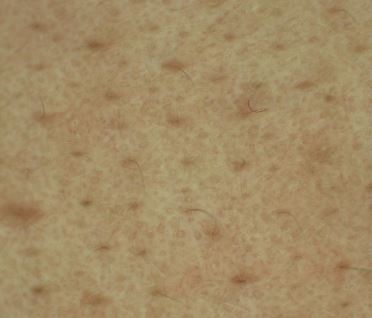
%> input picture color2.JPG, 372 x 318 px
$ octave porealgorithms.m   (GNU Octave 9; MATLAB toolbox functions it lacks are replaced by stand-ins)
%> lines starting %> are read from the running program, lines starting %| are printed output that depends on the picture; in (x1, y1, x2, y2) boxes, pixels count from 0 and x2, y2 are one past the last pixel; in counts of white or black regions, pixels touching at a corner belong together; the program's own positions count from 1
clc
close all
clear all
RGB=imread('color2.jpg');
%> RGB is the input picture: size 318x372x3 uint8; mean R, G, B 163.1, 139.9, 100.4

 RGB=imresize(RGB,[512 512]);
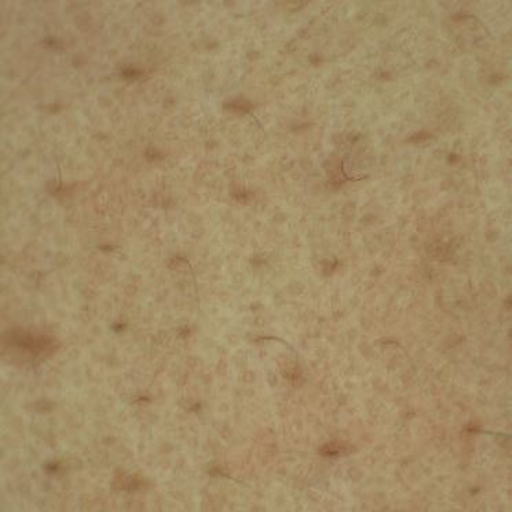
%> RGB: size 512x512x3 uint8; mean R, G, B 163.1, 139.9, 100.4
  figure
  imshow(RGB)
% I=rgb2gray(RGB); % convert the image to grey
% YCbCr = rgb2ycbcr(RGB); %convert the image to YCbCr
I = RGB(:,:,3);
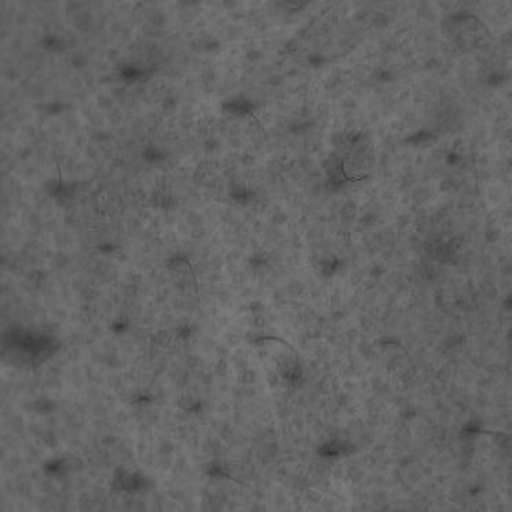
%> I: size 512x512 uint8; min 49, max 127, mean 100.4
figure
imshow(I)
I = adapthisteq(I);
figure
imshow(I)
axis on
% [4 lines of commented-out code are left out]
BW = I<90;
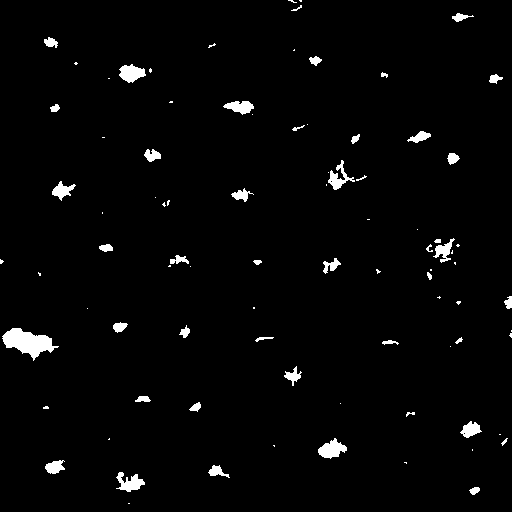
%> BW: size 512x512 logical; 2.3% white; 87 white regions (43 under 20 px), largest, box (x1, y1, x2, y2) and area: (2, 328, 59, 361) 943, (318, 438, 347, 459) 351, (119, 64, 146, 83) 331
figure
imshow(BW)


BW2 = bwmorph(BW,'majority',Inf);
%> BW2: size 512x512 logical; 2% white; 38 white regions (2 under 20 px)
%  BW2 = bwpropfilt(BW,'Perimeter',15);
figure
imshow(BW2)
L = bwlabel(BW2);
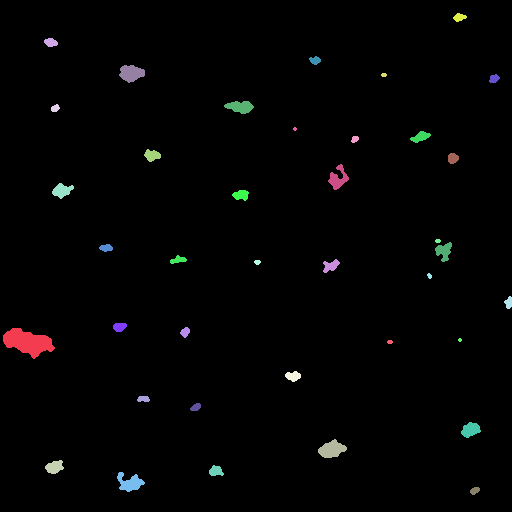
%> L: size 512x512 double; 39 distinct labels, from 0 to 38; one colour per label, 0 black
% figure
% imshow(L,[])
coloredLabels = label2rgb (L, 'hsv', 'k', 'shuffle');
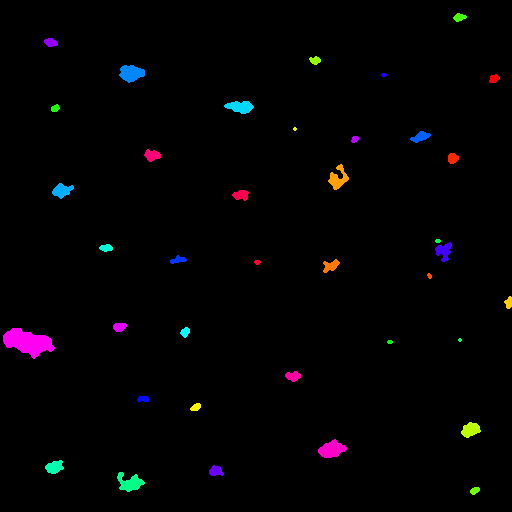
%> coloredLabels: size 512x512x3 uint8; mean R, G, B 2.9, 2.1, 3.3
figure
imshow(coloredLabels)
blobMeasurements = regionprops(L, I, 'all');
%> blobMeasurements = 38 regions; largest, box (x1, y1, x2, y2), Area, Centroid, MajorAxisLength, MinorAxisLength and Eccentricity: (3, 328, 55, 359) 931 [28.4 342.7] 53.48 23.38 0.899, (318, 439, 347, 458) 346 [332.4 450] 27.82 16.34 0.809, (119, 65, 145, 83) 324 [131.9 73.8] 25.72 16.66 0.762
numberOfBlobs = size(blobMeasurements, 1);
%> numberOfBlobs = 38
figure
imshow(I);
title('Outlines, from bwboundaries()', 'FontSize', 12);
axis image; % Make sure image is not artificially stretched because of screen's aspect ratio.
hold on;
boundaries = bwboundaries(BW2,'noholes');
%> boundaries = 38 boundaries; largest, box (x1, y1, x2, y2) and points: (3, 328, 55, 359) 120, (117, 472, 145, 492) 80, (328, 164, 349, 190) 78, (318, 439, 347, 458) 64, (119, 65, 145, 83) 62
numberOfBoundaries = size(boundaries,1);
%> numberOfBoundaries = 38
for k = 1 : numberOfBoundaries
	thisBoundary = boundaries{k};
	plot(thisBoundary(:,2), thisBoundary(:,1), 'b', 'LineWidth', 1);
end
%> this loop made 38 passes
hold off;
blobECD = zeros(1, numberOfBlobs);
% Print header line in the command window.
fprintf(1,'Blob #      Mean Intensity  Area   Perimeter    Centroid       Diameter circularity\n');
% Loop over all blobs printing their measurements to the command window.
for k = 1 : numberOfBlobs           % Loop through all blobs.
	% Find the mean of each blob.  (R2008a has a better way where you can pass the original image
	% directly into regionprops.  The way below works for all versions including earlier versions.)
	thisBlobsPixels = blobMeasurements(k).PixelIdxList;  % Get list of pixels in current blob.
	meanGL = mean(I(thisBlobsPixels)); % Find mean intensity (in original image!)
%  	mean = blobMeasurements(k).MeanIntensity; % Mean again, but only for version >= R2008a
	blobArea = blobMeasurements(k).Area;		% Get area.
	blobPerimeter = blobMeasurements(k).Perimeter;		% Get perimeter.
    perim(k)=blobPerimeter;
	blobCentroid = blobMeasurements(k).Centroid;		% Get centroid one at a time
	blobECD(k) = sqrt(4 * blobArea / pi);					% Compute ECD - Equivalent Circular Diameter.

    circularity(k)=(blobMeasurements(k).Perimeter^2)/(4*pi*blobMeasurements(k).Area); %Get circularity

%     if circularity(k)<2
	fprintf(1,'#%2d %17.1f %11.1f %8.1f %8.1f %8.1f % 8.1f % 8.1f\n', k, meanGL, blobArea, blobPerimeter, blobCentroid, blobECD(k),circularity(k));
	% Put the "blob number" labels on the "boundaries" grayscale image.
	text(blobCentroid(1) + (2), blobCentroid(2), num2str(k), 'FontSize', 8, 'FontWeight', 'Bold');

end
%> this loop made 38 passes
%> (meanGL, blobArea, blobPerimeter, blobCentroid) on passes 1 to 12: (63.79, 931, 132.9, [28.36 342.7]), (72.8, 93, 33.24, [51.41 43.03]), (61.74, 182, 50.01, [55.14 467.6]), (78.44, 52, 23.14, [55.85 108.8]), (75.96, 204, 56.97, [62.7 191.2]), (70.51, 80, 31.65, [106.8 248.5]), (60.98, 101, 34.34, [120.2 327.6]), (71.69, 309, 88.14, [130.6 483.3]), (60.28, 324, 68.01, [131.9 73.81]), (63.08, 65, 29.39, [144 399.5]), (73.77, 143, 43.95, [152.8 155.9]), (77.11, 87, 38.75, [178.8 260.4])
%| # 1              63.8       931.0    132.9     28.4    342.7     34.4      1.5
%| # 2              72.8        93.0     33.2     51.4     43.0     10.9      0.9
%| # 3              61.7       182.0     50.0     55.1    467.6     15.2      1.1
%| # 4              78.4        52.0     23.1     55.8    108.8      8.1      0.8
%| # 5              76.0       204.0     57.0     62.7    191.2     16.1      1.3
%| # 6              70.5        80.0     31.7    106.8    248.5     10.1      1.0
%| # 7              61.0       101.0     34.3    120.2    327.6     11.3      0.9
%| # 8              71.7       309.0     88.1    130.6    483.3     19.8      2.0
%> (further printed lines are left out)
%> after the loop, blobECD = 38 values, max 34.43 at index 1, min 3.91 at index 20, mean 11.87; circularity = 38 values, max 2.47 at index 24, min 0.515 at index 20, mean 1.06; perim = 38 values, max 132.9 at index 1, min 8.82 at index 20, mean 40.3
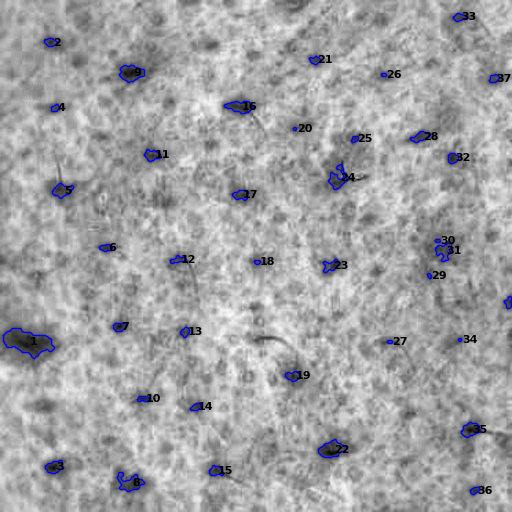
%> figure redrawn from the program's plot data; its title reads 'Outlines, from bwboundaries()'


blobMeasurements = regionprops(L,I,'all');
numberOfBlobs = size(blobMeasurements, 1);
figure
imshow(I);
title('Outlines, from bwboundaries()', 'FontSize', 10);
axis image; % Make sure image is not artificially stretched because of screen's aspect ratio.
hold on;
boundaries = bwboundaries(BW2,'noholes');
numberOfBoundaries = size(boundaries,1);
for i=1:numberOfBoundaries
    if perim(i)<116  %&& blobPerimeter<160
      thisBoundary = boundaries{i};
      plot(thisBoundary(:,2), thisBoundary(:,1), 'r', 'LineWidth', 1);
    end
end
%> after the loop, thisBoundary = 29 rows, first 12: [302 505; 301 506; 301 507; 300 508; 299 509; 298 509; 297 510; 297 511; 298 512; 299 512; 300 512; 301 512]
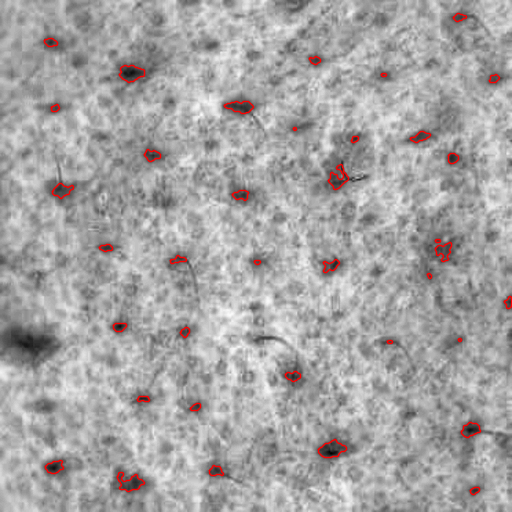
%> figure redrawn from the program's plot data; its title reads 'Outlines, from bwboundaries()'
hold off;
%-----------------------------------------------------------------------

$ run again, with color1.jpg copied over color2.JPG
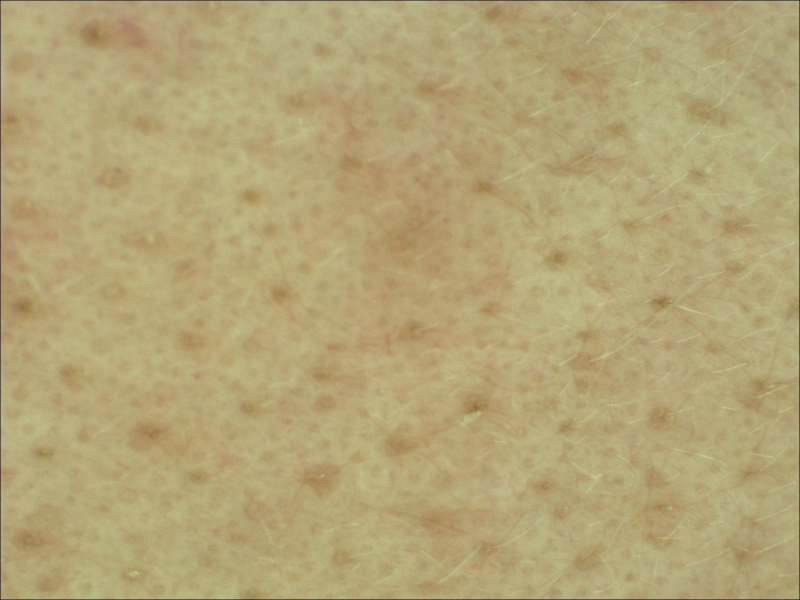
%> input picture color1.jpg, 1600 x 1200 px (shown at 1/2 size)
%> RGB is the input picture: size 1200x1600x3 uint8; mean R, G, B 180.4, 165.2, 117.6
%> RGB: size 512x512x3 uint8
%> BW: size 512x512 logical; 2.2% white; 200 white regions (145 under 20 px), largest, box (x1, y1, x2, y2) and area: (0, 503, 512, 512) 560, (0, 0, 512, 3) 529, (247, 186, 273, 214) 273
%> BW2: size 512x512 logical; 1.3% white; 49 white regions (5 under 20 px)
%> L: size 512x512 double; 50 distinct labels, from 0 to 49
%> blobMeasurements = 49 regions; largest, box (x1, y1, x2, y2), Area, Centroid, MajorAxisLength, MinorAxisLength and Eccentricity: (249, 188, 272, 214) 263 [260.4 202.5] 31.65 15.43 0.873, (52, 21, 70, 39) 217 [60.9 30.8] 19.52 14.62 0.662, (7, 254, 22, 270) 186 [15.4 262.8] 15.88 15.04 0.321
%> numberOfBlobs = 49
%> boundaries = 49 boundaries; largest, box (x1, y1, x2, y2) and points: (249, 188, 272, 214) 78, (52, 21, 70, 39) 46, (194, 403, 212, 417) 45, (297, 339, 313, 353) 43, (7, 254, 22, 270) 42
%> numberOfBoundaries = 49
%> the loop `for k = 1 : numberOfBoundaries` made 49 passes
%> the loop `for k = 1 : numberOfBlobs` made 49 passes
%> (meanGL, blobArea, blobPerimeter, blobCentroid) on passes 1, 2, 3, 4, 6, 7, 9, 10: (72.73, 66, 26.13, [7.65 103.3]), (65.2, 186, 45.6, [15.42 262.8]), (70.69, 156, 43.82, [20.47 461.8]), (72.52, 52, 24.61, [29.12 387.6]), (76.68, 41, 19.47, [45 318.8]), (66.89, 217, 52.26, [60.91 30.85]), (70.24, 165, 45.72, [96.78 369.7]), (82.22, 64, 27.24, [121.8 291.8])
%> (printed output is left out)
%> after the loop `for k = 1 : numberOfBlobs`: blobECD = 49 values, max 18.3 at index 22, min 3.91 at index 5, mean 8.86; circularity = 49 values, max 2.26 at index 22, min 0.515 at index 5, mean 0.87; perim = 49 values, max 86.37 at index 22, min 8.82 at index 5, mean 26.8
%> after the loop `for k = 1 : numberOfBlobs`:
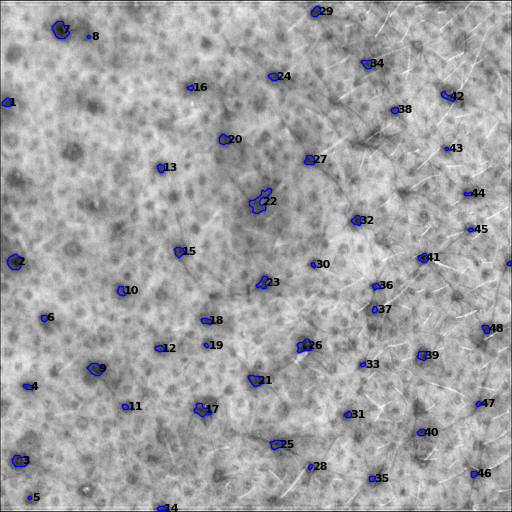
%> figure redrawn from the program's plot data; its title reads 'Outlines, from bwboundaries()'
%> the loop `for i=1:numberOfBoundaries` made 49 passes
%> after the loop `for i=1:numberOfBoundaries`: thisBoundary = [264 508; 263 509; 262 510; 262 511; 263 512; 264 512; 265 512; 266 511; 266 510; 266 509; 265 508; 264 508]
%> after the loop `for i=1:numberOfBoundaries`:
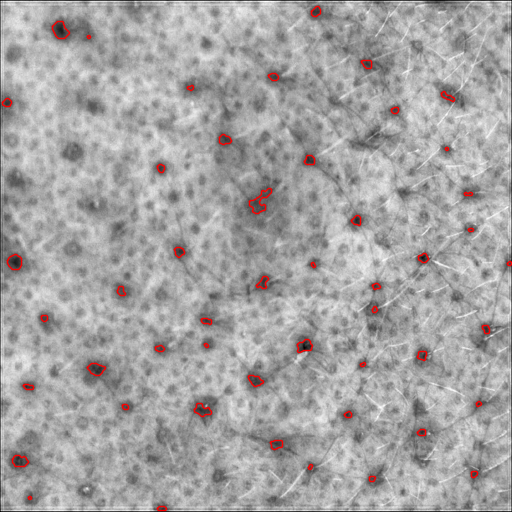
%> figure redrawn from the program's plot data; its title reads 'Outlines, from bwboundaries()'

$ run again, with color.jpg copied over color2.JPG
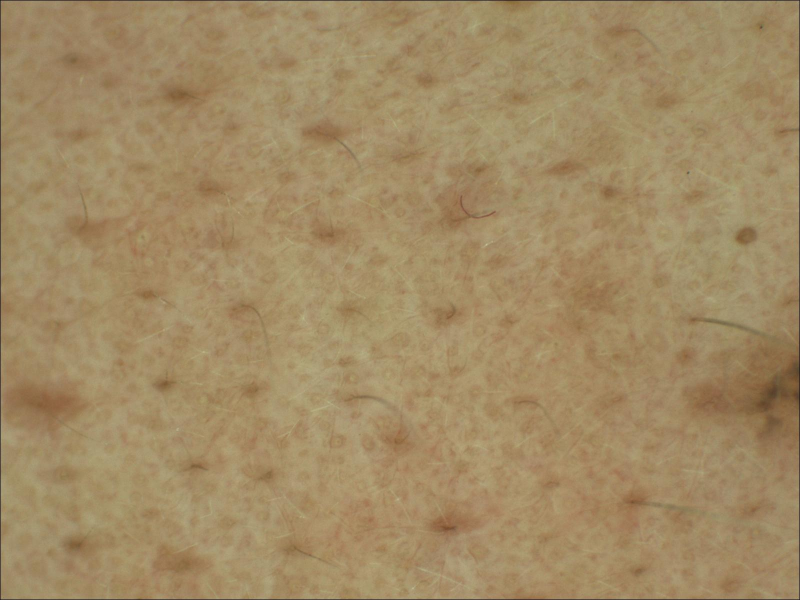
%> input picture color.jpg, 1600 x 1200 px (shown at 1/2 size)
%> RGB is the input picture: size 1200x1600x3 uint8; mean R, G, B 161.6, 138.6, 99.9
%> RGB: size 512x512x3 uint8
%> BW: size 512x512 logical; 4% white; 259 white regions (197 under 20 px), largest, box (x1, y1, x2, y2) and area: (465, 269, 512, 389) 2255, (7, 327, 54, 363) 796, (0, 0, 512, 10) 605
%> BW2: size 512x512 logical; 3% white; 50 white regions (3 under 20 px)
%> L: size 512x512 double; 51 distinct labels, from 0 to 50
%> blobMeasurements = 50 regions; largest, box (x1, y1, x2, y2), Area, Centroid, MajorAxisLength, MinorAxisLength and Eccentricity: (466, 294, 512, 373) 2261 [494.3 332.5] 75.47 41.77 0.833, (7, 329, 52, 360) 782 [29.4 343.5] 46.55 22.52 0.875, (443, 329, 467, 351) 347 [455.2 341.5] 23.96 20.88 0.49
%> numberOfBlobs = 50
%> boundaries = 50 boundaries; largest, box (x1, y1, x2, y2) and points: (466, 294, 512, 373) 244, (7, 329, 52, 360) 107, (443, 329, 467, 351) 70, (283, 169, 302, 194) 68, (367, 242, 389, 265) 67
%> numberOfBoundaries = 50
%> the loop `for k = 1 : numberOfBoundaries` made 50 passes
%> the loop `for k = 1 : numberOfBlobs` made 50 passes
%> (meanGL, blobArea, blobPerimeter, blobCentroid) on passes 1, 2, 3, 4, 5, 6, 8, 9: (65.3, 782, 120.6, [29.37 343.5]), (74.59, 61, 26.02, [47.15 51.98]), (84.44, 25, 14.81, [44.68 406.6]), (66.55, 159, 44.38, [50.8 465.7]), (77.04, 192, 53.93, [56.62 196.6]), (76.32, 28, 15.55, [51.5 116.5]), (67.29, 65, 27.06, [94.6 252]), (67.75, 100, 33.54, [106.2 328.7])
%> (printed output is left out)
%> after the loop `for k = 1 : numberOfBlobs`: blobECD = 50 values, max 53.65 at index 45, min 4.51 at index 7, mean 11.68; circularity = 50 values, max 2.5 at index 45, min 0.578 at index 7, mean 1; perim = 50 values, max 266.4 at index 45, min 10.78 at index 7, mean 39.66
%> after the loop `for k = 1 : numberOfBlobs`:
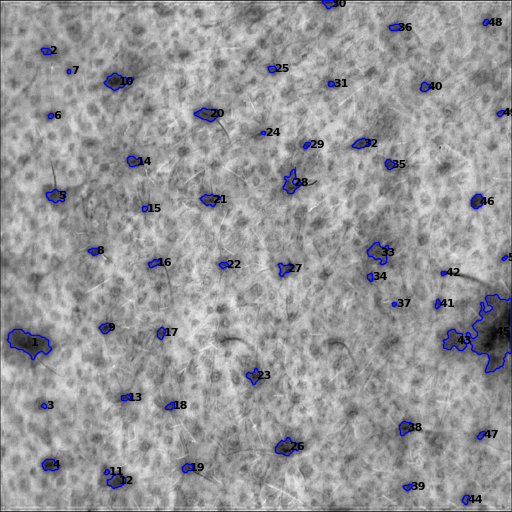
%> figure redrawn from the program's plot data; its title reads 'Outlines, from bwboundaries()'
%> the loop `for i=1:numberOfBoundaries` made 50 passes
%> after the loop `for i=1:numberOfBoundaries`: thisBoundary = 13 rows, first 12: [259 503; 258 504; 257 505; 256 506; 256 507; 257 508; 258 508; 259 507; 260 506; 261 505; 261 504; 260 503]
%> after the loop `for i=1:numberOfBoundaries`:
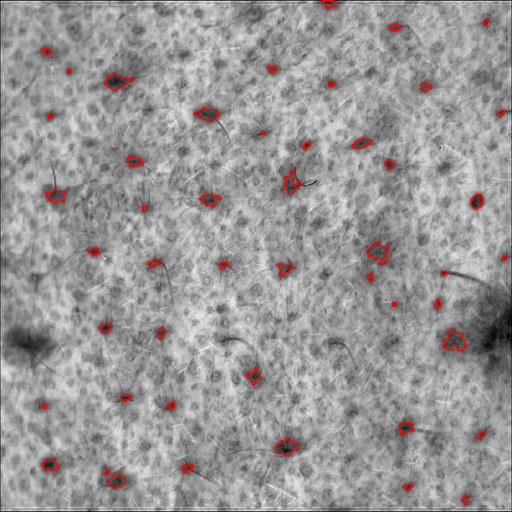
%> figure redrawn from the program's plot data; its title reads 'Outlines, from bwboundaries()'
